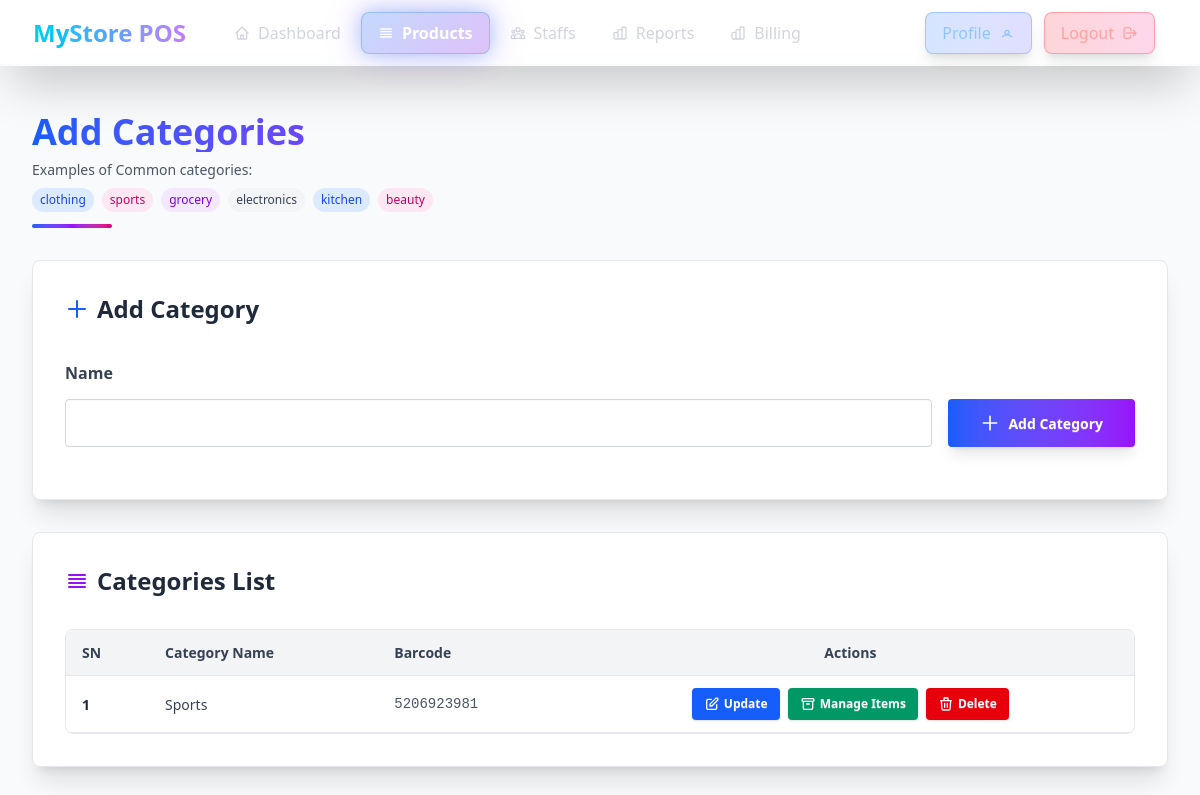
Before: /shop/item_list/ (signed in) with the older database file.
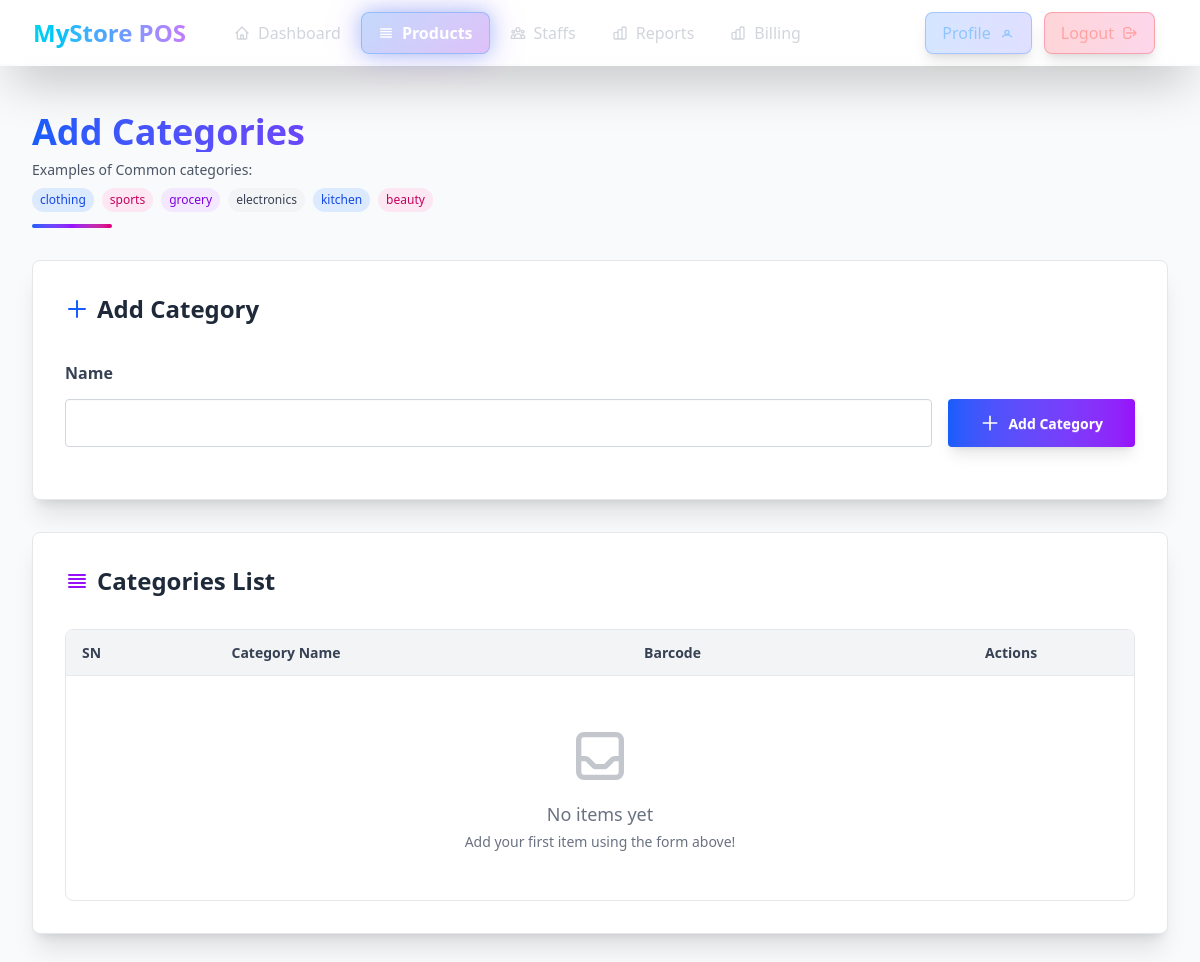
After: the same page with the newer database file.
### shop/models.py (models this page shows, shortened)
class Item(models.Model):
    name=models.CharField(max_length=100)
    shop=models.ForeignKey(Shop, on_delete=models.CASCADE, related_name='items')
    barcode = models.CharField(max_length=50, unique=True, blank=True, null=True)
    class Meta:
        unique_together = ('name', 'shop')

### shop/views.py (the view, shortened to what this page needs)
# urls.py: path("item_list/", views.item_list, name="item_list"),
def item_list(request):
    form=ItemForm(request.POST,request=request)
    if request.user.role == CustomUser.Roles.SHOP_ADMIN:
        shop = request.user.shop
    else:
        shop = request.user.workplace
    form = ItemForm(request=request)
    item_list = shop.items.all()
    context = {
        "form": form,
        "item_list": item_list,
    }
    return render(request, "shop/item-create-form.html", context)

### shop/forms.py (shortened to what this page needs)
class ItemForm(forms.ModelForm):
    class Meta:
        model = Item
        fields = ['name']
    def __init__(self, *args, **kwargs):
        self.request = kwargs.pop("request") if "request" in kwargs else None
        super().__init__(*args, **kwargs)

### common/templatetags/form_extras.py (called while the page is built)
@register.filter
def add_class(field, css_class):
    if not isinstance(field, BoundField):
        return field
    existing_classes = field.field.widget.attrs.get("class", "")
    if existing_classes:
        new_classes = f"{existing_classes} {css_class}"
    else:
        new_classes = css_class
    field_copy = field
    field_copy.field.widget.attrs["class"] = new_classes
    return field_copy

### shop/templates/shop/item-create-form.html (shortened to what the changed rows need)
{% extends 'base.html' %}
{% load form_extras %}
{% block content %}
<main class="min-h-screen flex flex-col gap-8 p-4 md:p-6 lg:p-8 w-full mt-16 bg-gray-50 dark:bg-gray-900" id="main">
    <div class="relative pt-4">
        <h1 class="text-3xl md:text-4xl font-bold mb-2 bg-gradient-to-r from-blue-600 via-purple-600 to-pink-600 bg-clip-text text-transparent">
        </h1>
    </div>
    <div class="flex flex-col gap-6 lg:gap-8 max-w-7xl w-full mx-auto">
        <div class="w-full">
            <div class="card bg-white dark:bg-gray-800 shadow-xl border border-gray-200 dark:border-gray-700 hover:shadow-2xl transition-shadow duration-300">
                <div class="card-body p-6 md:p-8">
                    <h2 class="text-2xl font-bold mb-6 flex items-center gap-2 text-gray-800 dark:text-gray-100">
                        <svg xmlns="http://www.w3.org/2000/svg" class="h-6 w-6 text-blue-600 dark:text-blue-400" fill="none" viewBox="0 0 24 24" stroke="currentColor">
                            <path stroke-linecap="round" stroke-linejoin="round" stroke-width="2" d="M12 4v16m8-8H4" />
                        </svg>
                        Add Category
                    </h2>
                </div>
            </div>
        </div>
        <div class="w-full">
            <div class="card bg-white dark:bg-gray-800 shadow-xl border border-gray-200 dark:border-gray-700 hover:shadow-2xl transition-shadow duration-300">
                <div class="card-body p-6 md:p-8">
                    <h2 class="text-2xl font-bold mb-6 flex items-center gap-2 text-gray-800 dark:text-gray-100">
                        <svg xmlns="http://www.w3.org/2000/svg" class="h-6 w-6 text-purple-600 dark:text-purple-400" fill="none" viewBox="0 0 24 24" stroke="currentColor">
                            <path stroke-linecap="round" stroke-linejoin="round" stroke-width="2" d="M4 6h16M4 10h16M4 14h16M4 18h16" />
                        </svg>
                        Categories List
                    </h2>
                    <div class="overflow-x-auto rounded-lg border border-gray-200 dark:border-gray-700">
                        <table class="table w-full">
                            <thead>
                                <tr class="bg-gray-100 dark:bg-gray-700">
                                    <th class="rounded-tl-lg text-gray-700 dark:text-gray-300">SN</th>
                                    <th class="text-gray-700 dark:text-gray-300">Category Name</th>
                                    <th class="text-gray-700 dark:text-gray-300">Barcode</th>
                                    <th class="rounded-tr-lg text-center text-gray-700 dark:text-gray-300">Actions</th>
                                </tr>
                            </thead>
                            <tbody id="item-list">
                                {% for item in item_list %}
                                <tr id="item-{{ item.id }}" class="hover:bg-gray-50 dark:hover:bg-gray-700 transition-colors duration-150 border-b border-gray-200 dark:border-gray-700">
                                    <th class="font-semibold text-gray-800 dark:text-gray-200">{{ forloop.counter }}</th>
                                    <td class="font-medium text-gray-700 dark:text-gray-300">{{ item.name }}</td>
                                    <td class="font-mono text-sm text-gray-600 dark:text-gray-400">{{ item.barcode }}</td>
                                    <td>
                                        <div class="flex gap-2 justify-center flex-wrap">
                                            <a class="btn btn-sm bg-blue-600 hover:bg-blue-700 text-white border-0 gap-1 shadow hover:shadow-md transition-all duration-200" href="{% url 'shop:item_update' item.id %}">
                                                <svg xmlns="http://www.w3.org/2000/svg" class="h-4 w-4" fill="none" viewBox="0 0 24 24" stroke="currentColor">
                                                    <path stroke-linecap="round" stroke-linejoin="round" stroke-width="2" d="M11 5H6a2 2 0 00-2 2v11a2 2 0 002 2h11a2 2 0 002-2v-5m-1.414-9.414a2 2 0 112.828 2.828L11.828 15H9v-2.828l8.586-8.586z" />
                                                </svg>
                                                Update
                                            </a>
                                            <form action="{% url 'shop:price' %}">
                                                <button class="btn btn-sm bg-emerald-600 hover:bg-emerald-700 text-white border-0 gap-1 shadow hover:shadow-md transition-all duration-200">
                                                    <svg xmlns="http://www.w3.org/2000/svg" class="h-4 w-4" fill="none" viewBox="0 0 24 24" stroke="currentColor">
                                                        <path stroke-linecap="round" stroke-linejoin="round" stroke-width="2" d="M5 8h14M5 8a2 2 0 110-4h14a2 2 0 110 4M5 8v10a2 2 0 002 2h10a2 2 0 002-2V8m-9 4h4" />
                                                    </svg>
                                                    Manage Items
                                                </button>
                                            </form>
                                            <button data-item-id="{{ item.id }}"
                                                class="btn btn-sm bg-red-600 hover:bg-red-700 text-white border-0 gap-1 shadow hover:shadow-md transition-all duration-200"
                                                onclick="delete_item(this)">
                                                <svg xmlns="http://www.w3.org/2000/svg" class="h-4 w-4" fill="none" viewBox="0 0 24 24" stroke="currentColor">
                                                    <path stroke-linecap="round" stroke-linejoin="round" stroke-width="2" d="M19 7l-.867 12.142A2 2 0 0116.138 21H7.862a2 2 0 01-1.995-1.858L5 7m5 4v6m4-6v6m1-10V4a1 1 0 00-1-1h-4a1 1 0 00-1 1v3M4 7h16" />
                                                </svg>
                                                Delete
                                            </button>
                                        </div>
                                    </td>
                                </tr>
                                {% empty %}
                                <tr>
                                    <td colspan="4" class="text-center py-12 text-gray-500 dark:text-gray-400">
                                        <p class="text-lg font-medium">No items yet</p>
                                        <p class="text-sm mt-1">Add your first item using the form above!</p>
                                    </td>
                                </tr>
                                {% endfor %}
                            </tbody>
                        </table>
                    </div>
                </div>
            </div>
        </div>
    </div>
</main>
{% endblock content %}

Changed rows visible on the page:
removed Item: name "Sports", barcode "5206923981"
Other visible differences:
text now shown: "No items yet Add your first item using the form above!"
